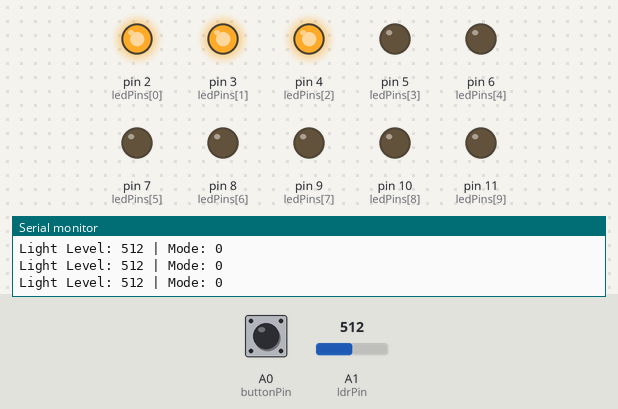
Bench run of a sketch on a simulated Arduino Uno, built with avr-gcc and run on an emulated ATmega328P. On the bench: output pins drawn as LEDs (lit = HIGH), the last lines printed to the serial monitor. The test bench sets the inputs (shaded band); at power-on: A1 (ldrPin) = 512, A0 (buttonPin) HIGH.

Above: at 1.2 s.
1.3 s: A1 (ldrPin) set to 410
2.8 s: A1 (ldrPin) set to 393
At 3.2 s:
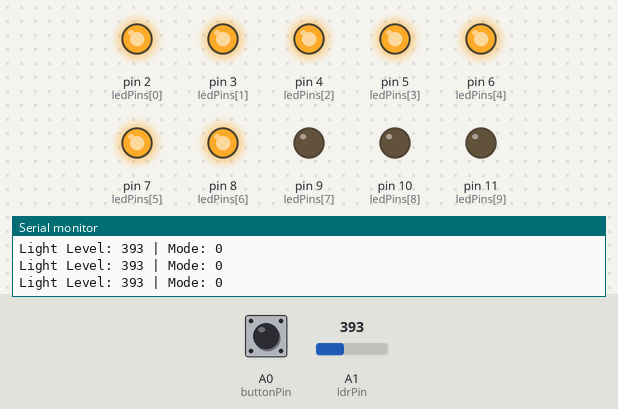
4.3 s: A0 (buttonPin) pulled LOW for 0.15 s
At 4.8 s:
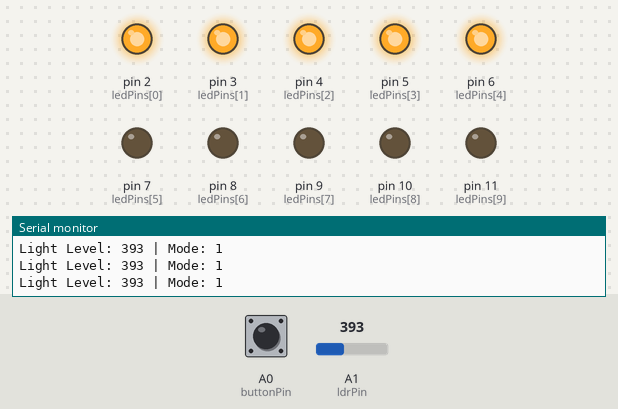
5.9 s: A0 (buttonPin) pulled LOW for 1 s
At 6.3 s:
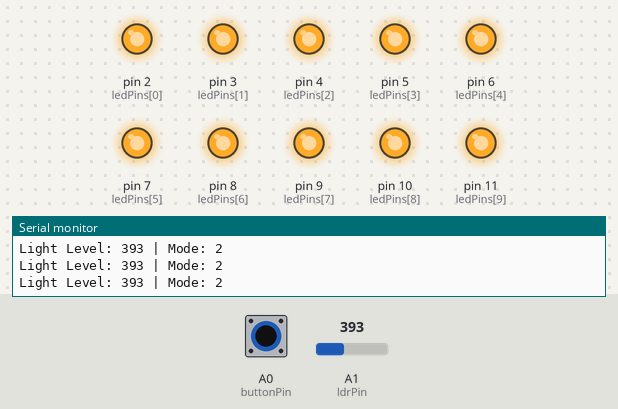
8.4 s: A0 (buttonPin) pulled LOW for 3.2 s
At 10.0 s:
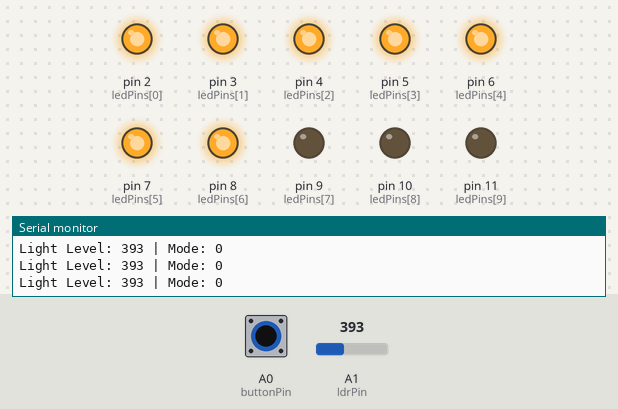
14.6 s: A1 (ldrPin) set to 710
At 15.9 s:
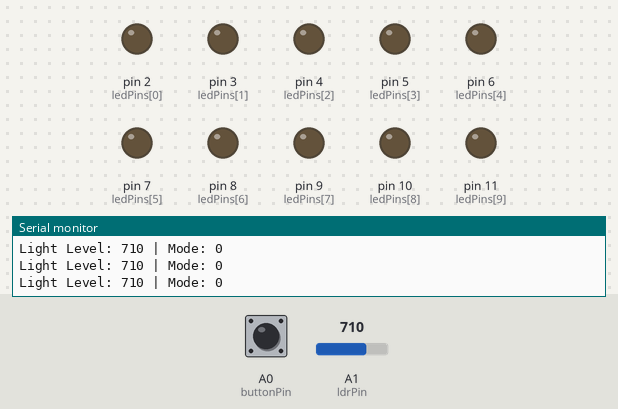
Timing chart, 0 to 17.1 s (numbered marks = the images above; inputs shaded):
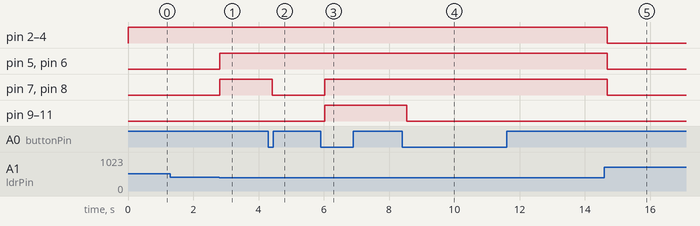

Measured:
- the behaviour switches between 400 and 399 on A1 (ldrPin) (found by bisection; images 0 and 1)
- after the input at 2.8 s, pin 5 (ledPins[3]), pin 6 (ledPins[4]), pin 7 (ledPins[5]), pin 8 (ledPins[6]): LOW → HIGH at once
- after the input at 4.3 s, pin 7 (ledPins[5]), pin 8 (ledPins[6]): HIGH → LOW after 0.13 s
- after the input at 5.9 s, pin 7 (ledPins[5]), pin 8 (ledPins[6]), pin 9 (ledPins[7]), pin 10 (ledPins[8]), pin 11 (ledPins[9]): LOW → HIGH after 0.14 s
- after the input at 8.4 s, pin 9 (ledPins[7]), pin 10 (ledPins[8]), pin 11 (ledPins[9]): HIGH → LOW after 0.15 s
- after the input at 14.6 s, pin 2 (ledPins[0]), pin 3 (ledPins[1]), pin 4 (ledPins[2]), pin 5 (ledPins[3]), pin 6 (ledPins[4]), pin 7 (ledPins[5]), pin 8 (ledPins[6]): HIGH → LOW after 0.09 s

The sketch:

task7.ino
```cpp
#define ldrPin A1
#define buttonPin A0

int ledPins[] = {2, 3, 4, 5, 6, 7, 8, 9, 10, 11};

int lightLevel = 0;
int mode = 0;
int buttonState = 0;
int lastButtonState = 0;
unsigned long lastDebounceTime = 0;
const unsigned long debounceDelay = 50;

void setup() {
  pinMode(ldrPin, INPUT);
  pinMode(buttonPin, INPUT_PULLUP);

  for (int i = 0; i < 10; i++) {
    pinMode(ledPins[i], OUTPUT);
  }

  Serial.begin(9600);
}

void loop() {

  lightLevel = analogRead(ldrPin);

  int reading = digitalRead(buttonPin);
  if (reading != lastButtonState) {
    lastDebounceTime = millis();
  }

  if ((millis() - lastDebounceTime) > debounceDelay) {
    if (reading != buttonState) {
      buttonState = reading;

      if (buttonState == LOW) {
        mode = (mode + 1) % 3;
      }
    }
  }

  lastButtonState = reading;

  if (mode == 0) {
    controlLEDsBasedOnLight(lightLevel);
  } else if (mode == 1) {
    controlLEDs(5);
  } else if (mode == 2) {
    controlLEDs(10);
  }

  Serial.print("Light Level: ");
  Serial.print(lightLevel);
  Serial.print(" | Mode: ");
  Serial.println(mode);

  delay(100);
}

void controlLEDsBasedOnLight(int lightLevel) {
  if (lightLevel < 200) {
    controlLEDs(10);
  } else if (lightLevel < 400) {
    controlLEDs(7);
  } else if (lightLevel < 700) {
    controlLEDs(3);
  } else { // Ánh sáng mạnh
    controlLEDs(0);
  }
}

void controlLEDs(int numLEDs) {
  for (int i = 0; i < 10; i++) {
    if (i < numLEDs) {
      digitalWrite(ledPins[i], HIGH);
    } else {
      digitalWrite(ledPins[i], LOW);
    }
  }
}
```
